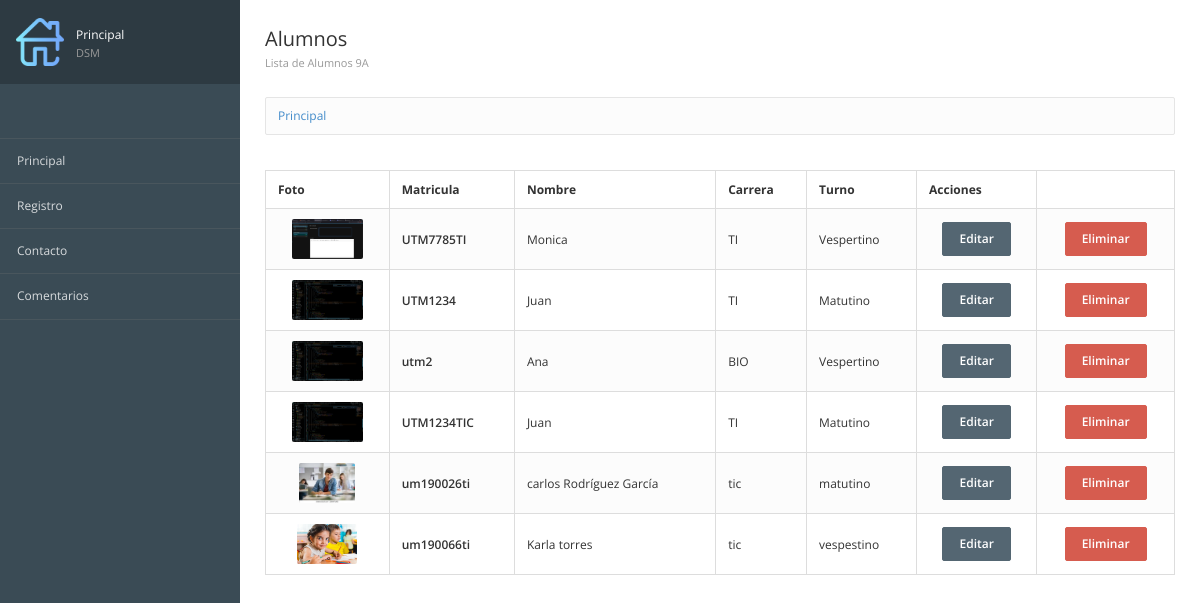
The page / on the database its author committed.
### registros/models.py (models this page shows, shortened)
class Alumnos(models.Model): #Define la estructura de nuestra tabla
    id = models.AutoField(primary_key=True,verbose_name="id")
    matricula = models.CharField(max_length=12,verbose_name="Mat") #texto corto
    nombre = models.TextField() #Texto largo
    carrera = models.TextField()
    turno = models.TextField(max_length=10)
    imagen = models.ImageField(null=True,upload_to="fotos",verbose_name="Fotografía")
    created = models.DateField(auto_now_add=True) #Fecha y tiempo
    updated = models.DateField(auto_now_add=True) #Fecha y tiempo
    class Meta:
        verbose_name = "Alumno"
        verbose_name_plural = "Alumnos"
        ordering = ["-created"]

### registros/views.py (the view)
# urls.py: path('',views_registros.registros, name="Principal"),
def registros(request):
    alumnos=Alumnos.objects.all()
    return render(request,"registros/principal.html",{'alumnos':alumnos})

### registros/templates/registros/principal.html (shortened to what this page needs)
{%extends "inicio/encabezado.html"%}
{%load static%}
{%block imagen%}
{%static 'inicio/images/home.png'%}
{%endblock%}
{%block tituloMenu%}Principal
<span>DSM</span>
{%endblock%}
{%block Encabezado%}
<div class="page-header">
  <div class="page-title">
    <h3>Alumnos<br>
      <small>Lista de Alumnos 9A</small></h3>
  </div>
</div>
{%endblock%}
{% block contenido%}
<table class="table table-bordered table-striped">
  <thead>
    <tr>
      <th>Foto</th>
      <th>Matricula</th>
      <th>Nombre</th>
      <th>Carrera</th>
      <th>Turno</th>
      <th>Acciones</th>
    </tr>
  </thead>
  <tbody>
    {% for alumno in alumnos %}
    <tr>
      <td class="text-center">
        <img src="{{alumno.imagen.url}}" alt="" class="img-media" />
      </td>
      <td class="text-semibold">{{alumno.matricula}}</td>
      <td class="muted">{{alumno.nombre}}</td>
      <td class="muted">{{alumno.carrera}}</td>
      <td class="muted">{{alumno.turno}}</td>
      <td class="text-center"><a href="{%url 'consultarAlumno' alumno.id%}"  class="btn btn-primary" >Editar</a></td>
      <td class="text-center"><a href="{%url 'EliminarAlumno' alumno.id%}"  class="btn btn-danger" >Eliminar</a></td>
    </tr>
    {% endfor %}
  </tbody>
</table>
{%endblock%}

### inicio/static/inicio/css/londinium-theme.css (style rules this page uses)
.panel-toolbar:after, .page-header:after, .header-bar-stats .page-stats li:after, .panel-heading:after { content: ""; display: table; clear: both; }
html { height: 100%; }
body { font-family: 'Open Sans', sans-serif; font-size: 12px; position: relative; min-height: 100%; }
a { cursor: pointer; }
h1, h2, h3, h4, h5, h6, .h1, .h2, .h3, .h4, .h5, .h6 { font-weight: 600; line-height: 1.42857143; margin-top: 0; }
h3, .h3 { font-size: 20px; }
.text-semibold { font-weight: 600; }
.img-media { height: 40px; border-radius: 2px; }
.page-header { padding: 0; margin: 0; position: relative; border: 0; }
.page-header small { display: block; font-size: 11px; color: #999; margin: 8px 0 0 0; }
.page-title { float: left; }
.page-title h3 { padding: 29px 0; margin: 0; font-weight: 400; line-height: 20px; }
.btn { padding: 7px 16px 8px 16px; font-size: 12px; font-weight: 600; border-radius: 2px; -webkit-border-radius: 2px; -moz-border-radius: 2px; -webkit-user-select: none; -moz-user-select: none; -ms-user-select: none; -o-user-select: none; user-select: none; }
.btn-primary { background-color: #546672; border-color: #546672; }
.btn-danger { background-color: #D65C4F; border-color: #D65C4F; }
.table { margin-bottom: 0; }
.table > thead > tr > th { border-bottom-width: 1px; outline: 0; }
.table > thead > tr > th, .table > tbody > tr > th, .table > tfoot > tr > th, .table > thead > tr > td, .table > tbody > tr > td, .table > tfoot > tr > td { vertical-align: middle; padding: 10px 12px; }
.table-striped > tbody > tr:nth-child(odd) > td, .table-striped > tbody > tr:nth-child(odd) > th, .table-hover > tbody > tr:hover > td, .table-hover > tbody > tr:hover > th { background-color: #fcfcfc; }

### rows shown on the page
Alumnos: imagen (picture), matricula "UTM7785TI", nombre "Monica", carrera "TI", turno "Vespertino"
Alumnos: imagen (picture), matricula "UTM1234", nombre "Juan", carrera "TI", turno "Matutino"
Alumnos: imagen (picture), matricula "utm2", nombre "Ana", carrera "BIO", turno "Vespertino"
Alumnos: imagen (picture), matricula "UTM1234TIC", nombre "Juan", carrera "TI", turno "Matutino"
Alumnos: imagen (picture), matricula "um190026ti", nombre "carlos Rodríguez García", carrera "tic", turno "matutino"
Alumnos: imagen (picture), matricula "um190066ti", nombre "Karla torres", carrera "tic", turno "vespestino"
